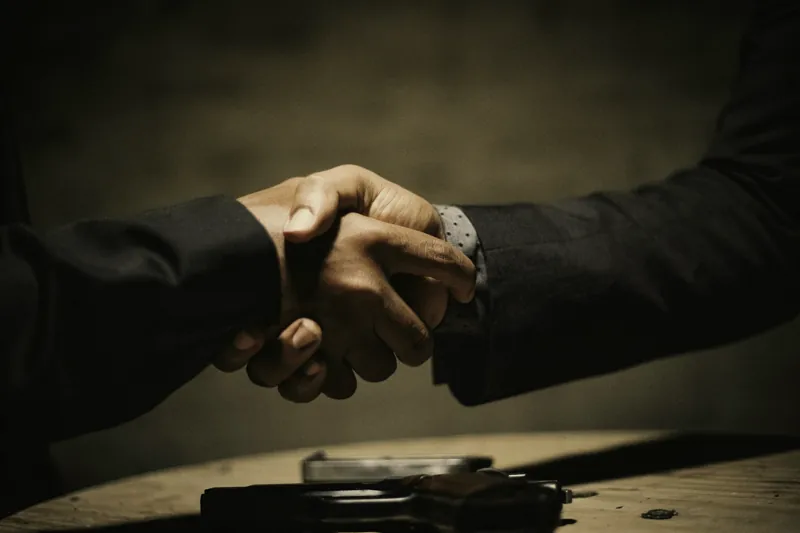
#> input picture 7-sinais/assets/img/fotos/aperto-de-mao-800.webp, 800 x 533 px
$ python -i baixar_fotos.py   (imports and definitions only)
#> lines starting #> are read from the running program, lines starting #| are printed output that depends on the picture
#> further down, picture is the input picture: PIL image 800x533 RGB; mean R, G, B 43.8, 40.4, 27.3
"""Baixa as fotos de tools/fotos.json do Unsplash e aplica o tratamento da marca
(sombras escuras, tom quente puxado para o dourado), salvando em WebP.
Uso: python site/tools/baixar_fotos.py"""
import json, os, io, urllib.request
from PIL import Image, ImageEnhance

AQUI = os.path.dirname(os.path.abspath(__file__))
DEST = os.path.join(AQUI, '..', 'static', 'img', 'fotos')
# [2 lines not run here, left out]

def tratar(im):
    im = im.convert('RGB')
    im = ImageEnhance.Color(im).enhance(0.82)
    im = ImageEnhance.Contrast(im).enhance(1.08)
    # tom dourado: multiplica levemente R e G, reduz B
    r, g, b = im.split()
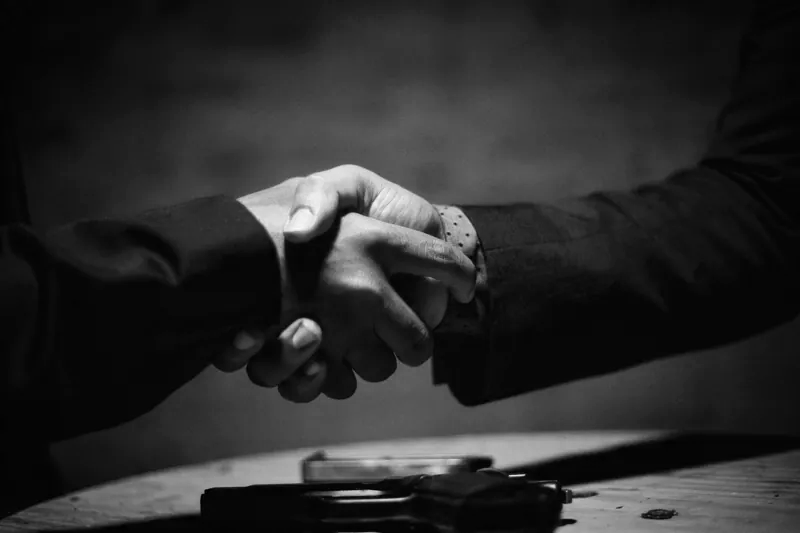
#> r: PIL image 800x533 L; min 0, max 250, mean 42.5
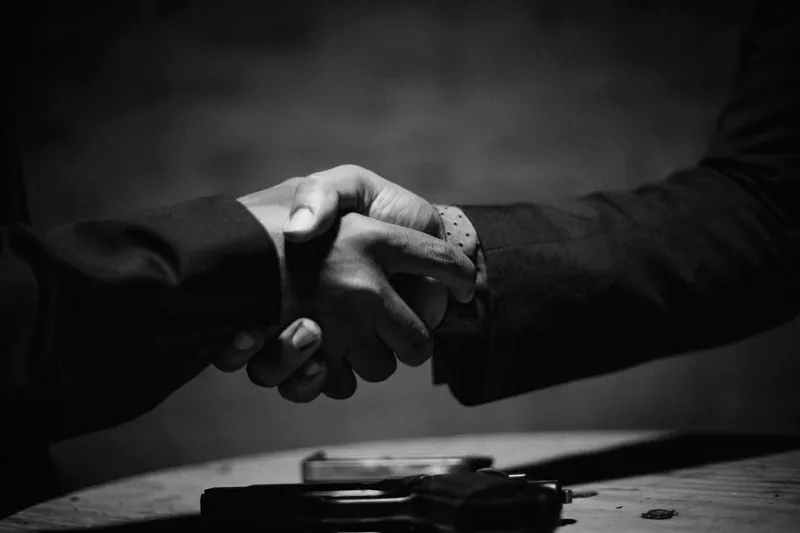
#> g: PIL image 800x533 L; min 0, max 235, mean 39.2
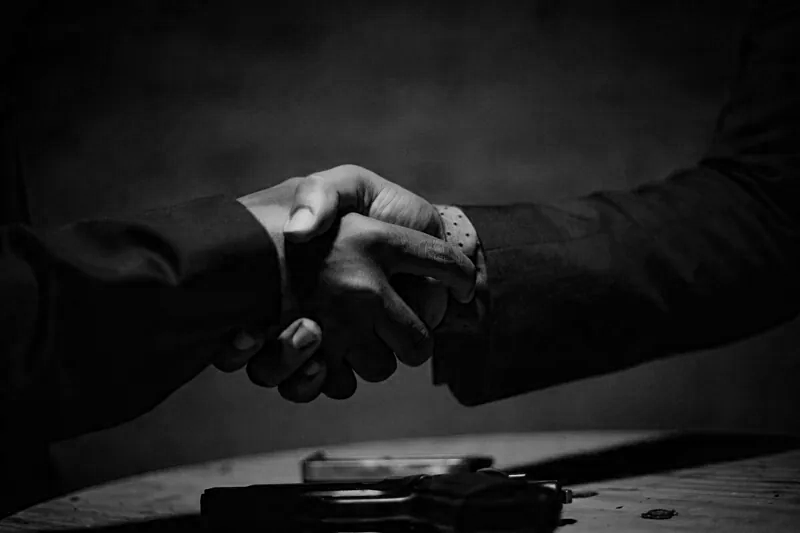
#> b: PIL image 800x533 L; min 0, max 207, mean 27.7
    r = r.point(lambda v: min(255, int(v * 1.06)))
    g = g.point(lambda v: min(255, int(v * 1.0)))
    b = b.point(lambda v: int(v * 0.86))
    im = Image.merge('RGB', (r, g, b))
    return ImageEnhance.Brightness(im).enhance(0.92)

# [10 lines not run here, left out]

>>> from PIL import Image
>>> picture = Image.open('../../7-sinais/assets/img/fotos/aperto-de-mao-800.webp')
>>> result = tratar(picture)
